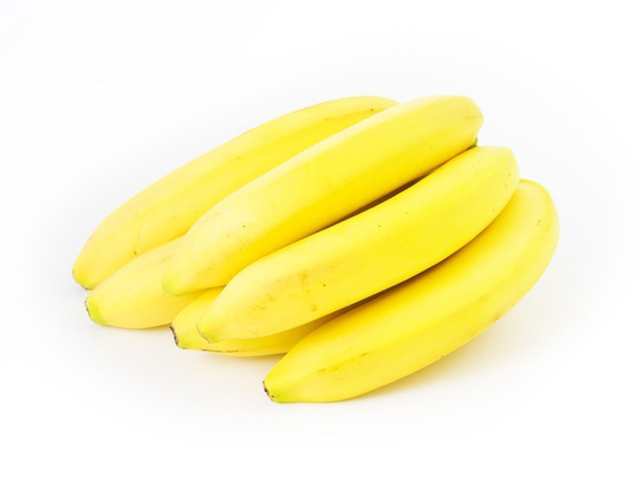
#> input picture Bananas/Banana1.jpg, 1280 x 960 px, given as the content of the folder C:/Users/hiccu/Downloads/ImageTraining/Montanas, which was not available (shown at 1/2 size)
$ jupyter execute --allow-errors ImageAnalyzer3.ipynb
#> lines starting #> are read from the running program, lines starting #| are printed output that depends on the picture; pictures that were not available may be replaced by others from this repository, and a replacement may not be noted
[cell 1]
import cv2
import os
import csv
import numpy as np
import matplotlib.pyplot as plt

#Define the folder path containing the images
folder_path = 'C:/Users/hiccu/Downloads/ImageTraining'

[cell 2]
imageFoldersArray = {
    "Bananas",
    "BlueMorph",
    "Strawberry",
    "BostonTerrier",
    "Koalas",
    "MariposaMonarca",
    "Pinguinos",
    "Icebergs",
    "Montanas"
}

[cell 3]
#Initialize an empty list to store the results
results = []

for image_folder in imageFoldersArray:

    images_path = folder_path + '/' + image_folder
    print(images_path)

    for filename in os.listdir(images_path):
        #Ignore any non-image files
        if not filename.endswith(".jpg") and not filename.endswith(".png"):
            continue

        #Load the image using OpenCV (BGR)
        image = cv2.imread(os.path.join(images_path, filename),cv2.IMREAD_COLOR)
#> image is the input picture: shape (960, 1280, 3); mean B, G, R 193.7, 245, 251.2

        # [8 lines of commented-out code are left out]
        b_channel = image[:, :, 0]
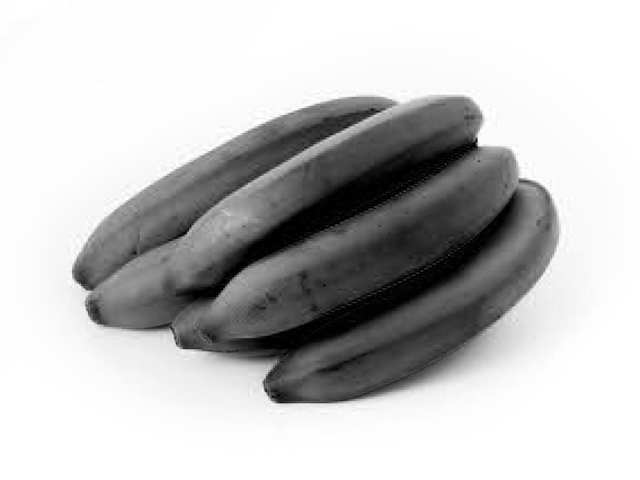
#> b_channel: shape (960, 1280) (shown at 1/2 size); min 0, max 255, mean 193.7
        g_channel = image[:, :, 1]
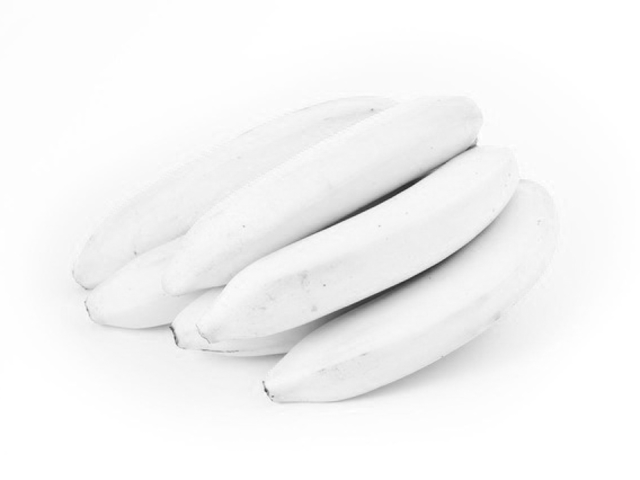
#> g_channel: shape (960, 1280) (shown at 1/2 size); min 33, max 255, mean 245
        r_channel = image[:, :, 2]
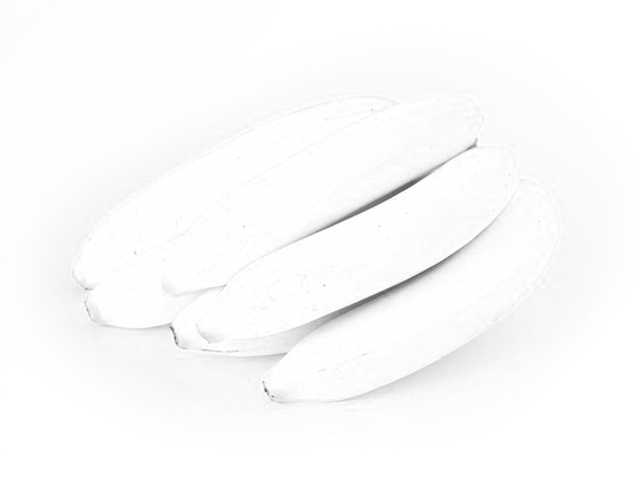
#> r_channel: shape (960, 1280) (shown at 1/2 size); min 76, max 255, mean 251.2

        #Get histograms from color channels
        b_hist = cv2.calcHist([b_channel], [0], None, [256], [0, 256])
#> b_hist = 256 values, max 259597 at index 255, min 319 at index 198, mean 4800
        g_hist = cv2.calcHist([g_channel], [0], None, [256], [0, 256])
#> g_hist = 256 values, max 255443 at index 255, min 0 at index 0, mean 4800
        r_hist = cv2.calcHist([r_channel], [0], None, [256], [0, 256])
#> r_hist = 256 values, max 346971 at index 255, min 0 at index 0, mean 4800

        #Convert the image to grayscale
        #gray_image = cv2.cvtColor(image, cv2.COLOR_BGR2GRAY)
        gray_image = cv2.imread(os.path.join(images_path, filename),cv2.IMREAD_GRAYSCALE)
#> gray_image: shape (960, 1280); min 44, max 255, mean 241
        mean, std = cv2.meanStdDev(gray_image)
#> mean = [241]; std = [20.43]

        #Create histogram
        gray_hist = cv2.calcHist([gray_image], [0], None, [256], [0, 256])
#> gray_hist = 256 values, max 255376 at index 255, min 0 at index 0, mean 4800

        #Calculate the average brightness of the grayscale image
        #gray_brightness = cv2.mean(gray_image)[0] * 100 / 255

        #Add the results to the list
        results.append([filename, r_hist, g_hist, b_hist, gray_hist, mean[0][0], std[0][0]])

[cell 4]
#Write the results to a csv file
with open("rgb_percentages.csv", "w", newline="") as csv_file:
    writer = csv.writer(csv_file)
    writer.writerow(["Filename", "Red Histogram", "Green Histogram", "Blue Histogram","Gray Brightness", "Mean", "Standard Deviation"])
    for result in results:
        writer.writerow(result)

[cell 5]
#Select desired image to display (based on csv row number)
tuple_index = 590
#> (the rest of this cell did not finish here and is left out)

[cell 6]
plt.plot(r_hist, color='r')
plt.title(f'Histogram of the R channel ({filename})')
plt.xlabel('Intensity Value')
plt.ylabel('Pixel Count')
plt.show()
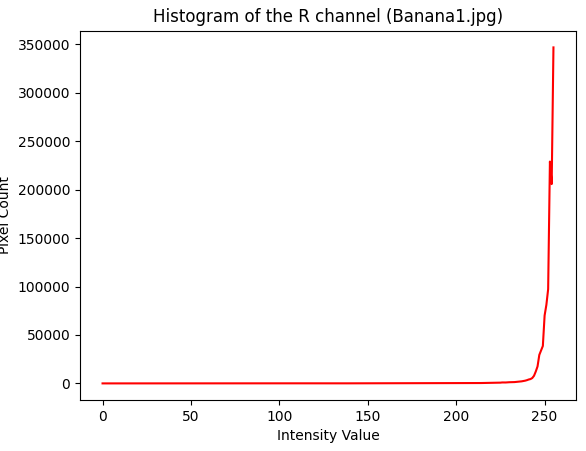
#> figure drawn by matplotlib, 1 panel; curve peaks at x = 255, y = 346971

[cell 7]
plt.plot(g_hist, color='g')
plt.title(f'Histogram of the G channel ({filename})')
plt.xlabel('Intensity Value')
plt.ylabel('Pixel Count')
plt.show()
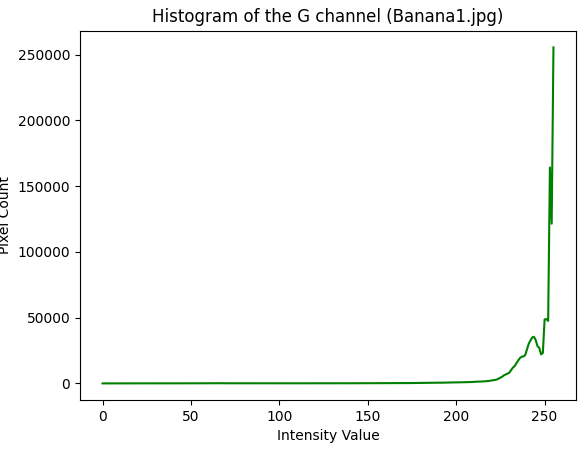
#> figure drawn by matplotlib, 1 panel; curve peaks at x = 255, y = 255443

[cell 8]
plt.plot(b_hist, color='b')
plt.title(f'Histogram of the B channel ({filename})')
plt.xlabel('Intensity Value')
plt.ylabel('Pixel Count')
plt.show()
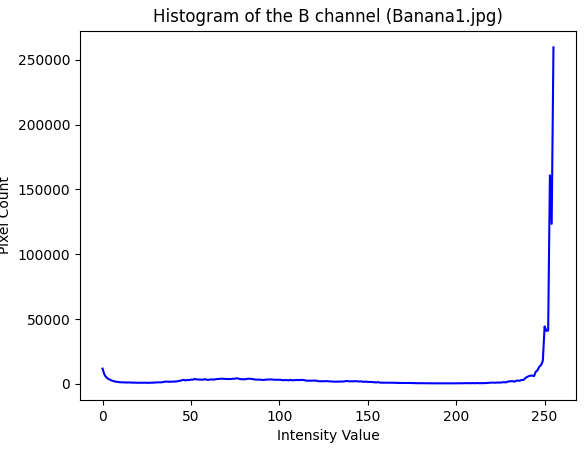
#> figure drawn by matplotlib, 1 panel; curve peaks at x = 255, y = 259597

[cell 9]
plt.plot(gray_hist, color='gray')
plt.title(f'Histogram of the Grayscale ({filename})')
plt.xlabel('Intensity Value')
plt.ylabel('Pixel Count')
plt.show()
#> figure, not shown here; curve peaks at x = 255, y = 255376
